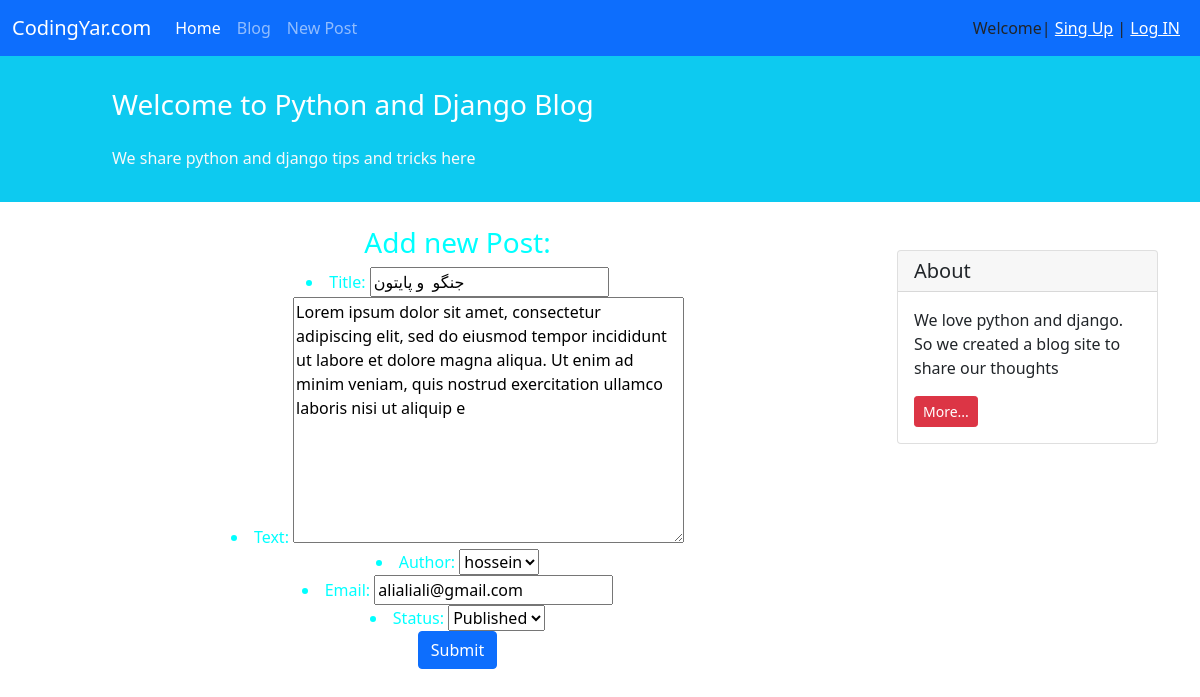
Screenshot of /blog/1/update/ with the database file from the repository.
### blog/models.py (models this page shows, shortened)
class Post(models.Model):
    STATUS_CHOICES = (
        ('pub', 'Published'),
        ('drf', 'Draft')
    )
    title = models.CharField(max_length=200)
    text = models.TextField()
    author = models.ForeignKey('auth.User', on_delete=models.CASCADE)
    email = models.EmailField()
    date_create = models.DateTimeField(auto_now_add=True)
    datetime_modified = models.DateTimeField(auto_now=True)
    status = models.CharField(choices=STATUS_CHOICES, max_length=3)

### blog/views.py (the view)
# urls.py: path('<int:pk>/update/', views.PostUpdateView.as_view(), name="post_update"),
class PostUpdateView(generic.UpdateView):
    model = Post
    form_class = PostForm
    template_name = 'blog/add_post.html'

### blog/forms.py
class PostForm(forms.ModelForm):
    class Meta:
        model = Post
        fields = ['title', 'text', 'author', 'email', 'status', ]
        widgets = {
            'title': forms.TextInput(attrs={'font-size': '2rem',
                                            'color': '#246rdf'}),
        }

### blog/templates/blog/add_post.html (shortened to what this page needs)
{% extends '_base.html' %}
{% block content %}
    <div class="container mt-4">
        <div class="row">
            <div class="col-9">
                <div style="font-size: 1rem; color: aqua; text-align: center; ">
                    <h3>Add new Post:</h3>
                    <form method="POST">
                        {{ form.as_ul }}
                        <button type="submit" class="btn btn-primary">Submit</button>
                    </form>
                </div>
            </div>
            <div class="col-3">
                <div class="card my-4">
                    <h5 class="card-header">About</h5>
                    <div class="card-body">
                        <p class="card-text">We love python and django. So we created a blog site to share our
                            thoughts</p>
                        <a href="#"
                           class="btn btn-sm btn-danger">
                            More...
                        </a>
                    </div>
                </div>
            </div>
        </div>
    </div>
{% endblock content %}

### rows the page displays
Post: title "جنگو و پایتون", text "Lorem ipsum dolor sit amet, consectetur adipiscing elit, sed do eiusmod tempor incididunt ut labore et dolore magna aliqua. Ut enim ad minim veniam, quis nostrud exercitation ullamco laboris nisi ut aliquip e", author "hossein", email "alialiali@gmail.com", status "Published"
